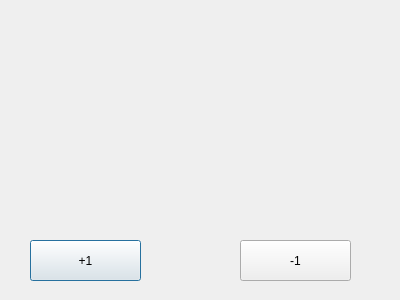
<?xml version="1.0" encoding="UTF-8"?>
<ui version="4.0">
 <class>Dialog</class>
 <widget class="QDialog" name="Dialog">
  <property name="geometry">
   <rect>
    <x>0</x>
    <y>0</y>
    <width>400</width>
    <height>300</height>
   </rect>
  </property>
  <property name="windowTitle">
   <string>Dialog</string>
  </property>
  <widget class="QPushButton" name="button1">
   <property name="geometry">
    <rect>
     <x>30</x>
     <y>240</y>
     <width>111</width>
     <height>41</height>
    </rect>
   </property>
   <property name="text">
    <string>+1</string>
   </property>
  </widget>
  <widget class="QPushButton" name="button2">
   <property name="geometry">
    <rect>
     <x>240</x>
     <y>240</y>
     <width>111</width>
     <height>41</height>
    </rect>
   </property>
   <property name="text">
    <string>-1</string>
   </property>
  </widget>
 </widget>
 <resources/>
 <connections/>
</ui>
